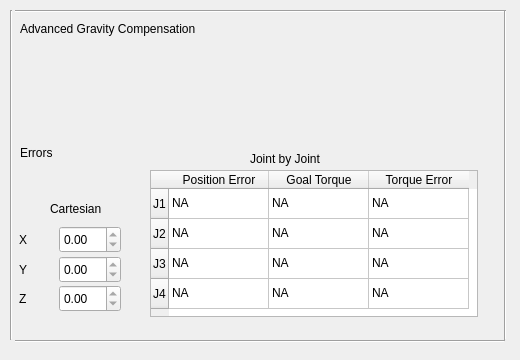
     <widget class="QStackedWidget" name="widget_advanced_torque_control">
      <property name="geometry">
       <rect>
        <x>570</x>
        <y>380</y>
        <width>520</width>
        <height>360</height>
       </rect>
      </property>
      <widget class="QWidget" name="page">
       <widget class="QLabel" name="label_2">
        <property name="geometry">
         <rect>
          <x>20</x>
          <y>20</y>
          <width>221</width>
          <height>17</height>
         </rect>
        </property>
        <property name="text">
         <string>Advanced Gravity Compensation</string>
        </property>
       </widget>
       <widget class="Line" name="line_5">
        <property name="geometry">
         <rect>
          <x>10</x>
          <y>10</y>
          <width>3</width>
          <height>330</height>
         </rect>
        </property>
        <property name="orientation">
         <enum>Qt::Vertical</enum>
        </property>
       </widget>
       <widget class="Line" name="line_6">
        <property name="geometry">
         <rect>
          <x>490</x>
          <y>10</y>
          <width>30</width>
          <height>330</height>
         </rect>
        </property>
        <property name="orientation">
         <enum>Qt::Vertical</enum>
        </property>
       </widget>
       <widget class="Line" name="line_7">
        <property name="geometry">
         <rect>
          <x>15</x>
          <y>340</y>
          <width>490</width>
          <height>3</height>
         </rect>
        </property>
        <property name="orientation">
         <enum>Qt::Horizontal</enum>
        </property>
       </widget>
       <widget class="Line" name="line_8">
        <property name="geometry">
         <rect>
          <x>15</x>
          <y>10</y>
          <width>490</width>
          <height>3</height>
         </rect>
        </property>
        <property name="orientation">
         <enum>Qt::Horizontal</enum>
        </property>
       </widget>
       <widget class="QWidget" name="widget_advanced_grav_errors" native="true">
        <property name="geometry">
         <rect>
          <x>10</x>
          <y>140</y>
          <width>481</width>
          <height>190</height>
         </rect>
        </property>
        <widget class="Line" name="line_28">
         <property name="geometry">
          <rect>
           <x>10</x>
           <y>206</y>
           <width>450</width>
           <height>10</height>
          </rect>
         </property>
         <property name="orientation">
          <enum>Qt::Horizontal</enum>
         </property>
        </widget>
        <widget class="QLabel" name="label_20">
         <property name="geometry">
          <rect>
           <x>9</x>
           <y>91</y>
           <width>10</width>
           <height>17</height>
          </rect>
         </property>
         <property name="text">
          <string>X</string>
         </property>
        </widget>
        <widget class="QDoubleSpinBox" name="spinbox_grav_cart_err_z">
         <property name="geometry">
          <rect>
           <x>49</x>
           <y>145</y>
           <width>62</width>
           <height>27</height>
          </rect>
         </property>
         <property name="readOnly">
          <bool>true</bool>
         </property>
        </widget>
        <widget class="QLabel" name="label_19">
         <property name="geometry">
          <rect>
           <x>40</x>
           <y>60</y>
           <width>70</width>
           <height>17</height>
          </rect>
         </property>
         <property name="text">
          <string>Cartesian</string>
         </property>
        </widget>
        <widget class="QDoubleSpinBox" name="spinbox_grav_cart_err_y">
         <property name="geometry">
          <rect>
           <x>49</x>
           <y>116</y>
           <width>62</width>
           <height>27</height>
          </rect>
         </property>
         <property name="readOnly">
          <bool>true</bool>
         </property>
        </widget>
        <widget class="QLabel" name="label_21">
         <property name="geometry">
          <rect>
           <x>9</x>
           <y>121</y>
           <width>10</width>
           <height>17</height>
          </rect>
         </property>
         <property name="text">
          <string>Y</string>
         </property>
        </widget>
        <widget class="QLabel" name="label_22">
         <property name="geometry">
          <rect>
           <x>9</x>
           <y>150</y>
           <width>10</width>
           <height>17</height>
          </rect>
         </property>
         <property name="text">
          <string>Z</string>
         </property>
        </widget>
        <widget class="QDoubleSpinBox" name="spinbox_grav_cart_err_x">
         <property name="geometry">
          <rect>
           <x>49</x>
           <y>86</y>
           <width>62</width>
           <height>27</height>
          </rect>
         </property>
         <property name="readOnly">
          <bool>true</bool>
         </property>
        </widget>
        <widget class="QTableWidget" name="table_grav_errors">
         <property name="geometry">
          <rect>
           <x>140</x>
           <y>30</y>
           <width>328</width>
           <height>147</height>
          </rect>
         </property>
         <row>
          <property name="text">
           <string>J1</string>
          </property>
         </row>
         <row>
          <property name="text">
           <string>J2</string>
          </property>
         </row>
         <row>
          <property name="text">
           <string>J3</string>
          </property>
         </row>
         <row>
          <property name="text">
           <string>J4</string>
          </property>
         </row>
         <column>
          <property name="text">
           <string>Position Error</string>
          </property>
         </column>
         <column>
          <property name="text">
           <string>Goal Torque</string>
          </property>
         </column>
         <column>
          <property name="text">
           <string>Torque Error</string>
          </property>
         </column>
         <item row="0" column="0">
          <property name="text">
           <string>NA</string>
          </property>
          <property name="flags">
           <set>ItemIsDragEnabled|ItemIsUserCheckable|ItemIsEnabled</set>
          </property>
         </item>
         <item row="0" column="1">
          <property name="text">
           <string>NA</string>
          </property>
          <property name="flags">
           <set>ItemIsDragEnabled|ItemIsUserCheckable|ItemIsEnabled</set>
          </property>
         </item>
         <item row="0" column="2">
          <property name="text">
           <string>NA</string>
          </property>
          <property name="flags">
           <set>ItemIsDragEnabled|ItemIsUserCheckable|ItemIsEnabled</set>
          </property>
         </item>
         <item row="1" column="0">
          <property name="text">
           <string>NA</string>
          </property>
          <property name="flags">
           <set>ItemIsDragEnabled|ItemIsUserCheckable|ItemIsEnabled</set>
          </property>
         </item>
         <item row="1" column="1">
          <property name="text">
           <string>NA</string>
          </property>
          <property name="flags">
           <set>ItemIsDragEnabled|ItemIsUserCheckable|ItemIsEnabled</set>
          </property>
         </item>
         <item row="1" column="2">
          <property name="text">
           <string>NA</string>
          </property>
          <property name="flags">
           <set>ItemIsDragEnabled|ItemIsUserCheckable|ItemIsEnabled</set>
          </property>
         </item>
         <item row="2" column="0">
          <property name="text">
           <string>NA</string>
          </property>
          <property name="flags">
           <set>ItemIsDragEnabled|ItemIsUserCheckable|ItemIsEnabled</set>
          </property>
         </item>
         <item row="2" column="1">
          <property name="text">
           <string>NA</string>
          </property>
          <property name="flags">
           <set>ItemIsDragEnabled|ItemIsUserCheckable|ItemIsEnabled</set>
          </property>
         </item>
         <item row="2" column="2">
          <property name="text">
           <string>NA</string>
          </property>
          <property name="flags">
           <set>ItemIsDragEnabled|ItemIsUserCheckable|ItemIsEnabled</set>
          </property>
         </item>
         <item row="3" column="0">
          <property name="text">
           <string>NA</string>
          </property>
          <property name="flags">
           <set>ItemIsDragEnabled|ItemIsUserCheckable|ItemIsEnabled</set>
          </property>
         </item>
         <item row="3" column="1">
          <property name="text">
           <string>NA</string>
          </property>
          <property name="flags">
           <set>ItemIsDragEnabled|ItemIsUserCheckable|ItemIsEnabled</set>
          </property>
         </item>
         <item row="3" column="2">
          <property name="text">
           <string>NA</string>
          </property>
          <property name="flags">
           <set>ItemIsDragEnabled|ItemIsUserCheckable|ItemIsEnabled</set>
          </property>
         </item>
        </widget>
        <widget class="QLabel" name="label_23">
         <property name="geometry">
          <rect>
           <x>240</x>
           <y>10</y>
           <width>100</width>
           <height>17</height>
          </rect>
         </property>
         <property name="text">
          <string>Joint by Joint</string>
         </property>
        </widget>
        <widget class="QLabel" name="label_24">
         <property name="geometry">
          <rect>
           <x>10</x>
           <y>4</y>
           <width>68</width>
           <height>17</height>
          </rect>
         </property>
         <property name="text">
          <string>Errors</string>
         </property>
         <property name="textFormat">
          <enum>Qt::AutoText</enum>
         </property>
        </widget>
       </widget>
      </widget>
      <widget class="QWidget" name="page_2"/>
     </widget>
